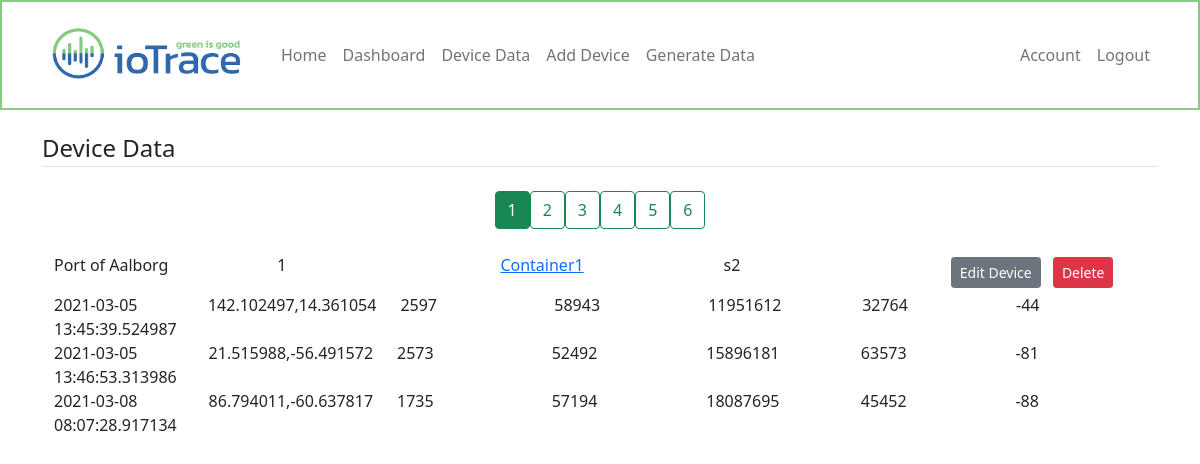
The page /dashboard/device/data (signed in) on the database as committed earlier.
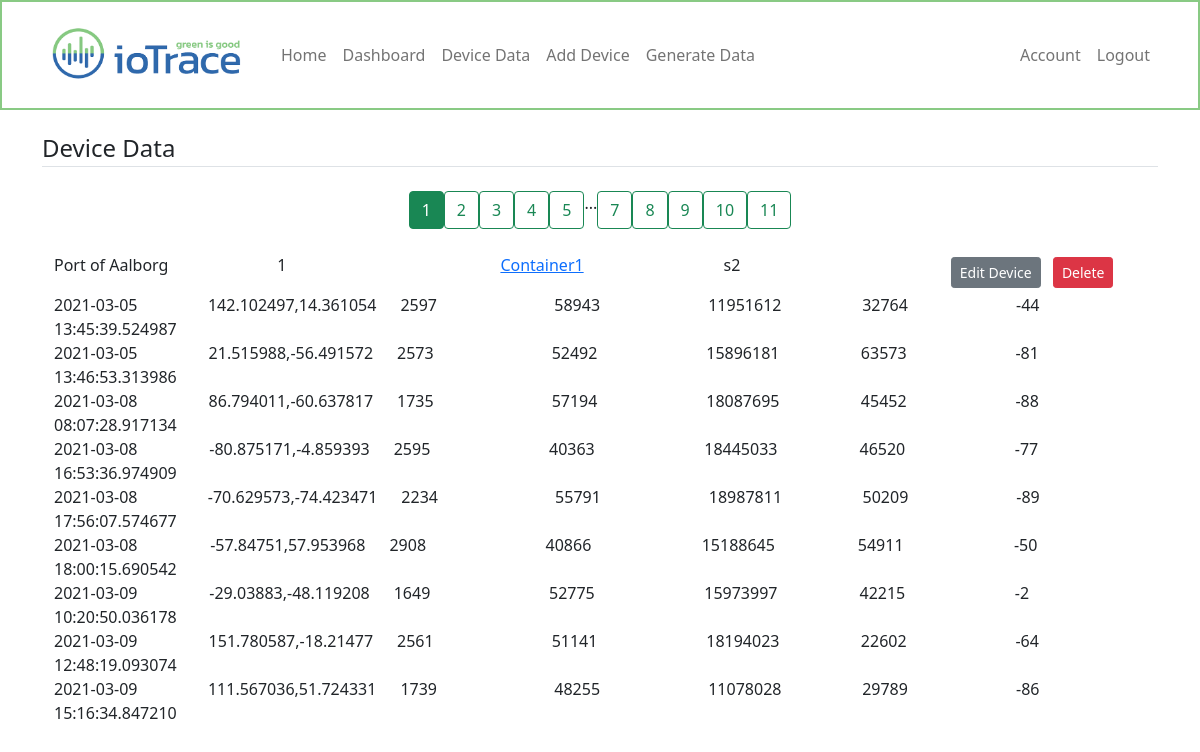
The same page on the database as committed later.
### webapp/models.py (models this page shows, shortened)
class Device(db.Model):
    id = db.Column(db.Integer, primary_key=True)
    devicename = db.Column(db.String(100), nullable=False)
    devicetype = db.Column(db.String(100), nullable=False)
    user_id = db.Column(db.Integer, db.ForeignKey('user.id'), nullable=False)
    datadumps = db.relationship('Dummydata', backref='devicedata', lazy=True)

class User(db.Model, UserMixin):
    id = db.Column(db.Integer, primary_key=True)
    username = db.Column(db.String(20), unique=True, nullable=False)
    email = db.Column(db.String(120), unique=True, nullable=False)
    image_file = db.Column(db.String(20), nullable=False, default='default.jpg')
    password = db.Column(db.String(60), nullable=False)
    devices = db.relationship('Device', backref='owner', lazy=True)

class Dummydata(db.Model):
    id = db.Column(db.Integer, primary_key=True)
    timestamp = db.Column(db.DateTime, nullable=False, default=datetime.utcnow)
    pos = db.Column(db.String(100), nullable=False)
    temp = db.Column(db.Integer, nullable=False)
    humid = db.Column(db.Integer, nullable=False)
    hpa = db.Column(db.Integer, nullable=False)
    volt = db.Column(db.Integer, nullable=False)
    lte_rssi = db.Column(db.Integer, nullable=False)
    device_id = db.Column(db.Integer, db.ForeignKey('device.id'), nullable=False)

### webapp/devices/routes.py (the view)
@devices.route('/dashboard/device/data')
@login_required
def device_data():
    page = request.args.get('page', 1, type=int)
    devices = Device.query.filter_by(user_id=current_user.id).paginate(page=page, per_page=1)
    return render_template('device_data.html', title='Device Data', devices=devices)

### webapp/models.py (called while the page is built)
@login_manager.user_loader
def load_user(user_id):
    return User.query.get(int(user_id))

### webapp/templates/device_data.html (shortened to what this page needs)
{% extends "layout.html" %}
{% set active_page = "dashboard_device" %}
{% block content %}
<legend class="border-bottom mb-4">Device Data</legend>
<div class="d-flex justify-content-center">
    {% for page_num in devices.iter_pages(left_edge=5, right_edge=5, left_current=1, right_current=2) %}
        {% if page_num %}
            {% if devices.page == page_num %}
                <a class="btn btn-success mb-4" href="{{ url_for('devices.device_data', page=page_num) }}">{{ page_num }}</a>
            {% else %}
                <a class="btn btn-outline-success mb-4" href="{{ url_for('devices.device_data', page=page_num) }}">{{ page_num }}</a>
            {% endif %}
        {% else %}
        ...
        {% endif %}
    {% endfor %}
</div>
<div class="container">
    {% for device in devices.items %}
    <div class="row">
        <div class="col">
            {{device.owner.username}}
        </div>
        <div class="col">
            {{device.id}}
        </div>
        <div class="col">
            <p><a href="{{ url_for('devices.device', device_id=device.id) }}">{{device.devicename}}</a></p>
        </div>
        <div class="col">
            {{device.devicetype}}
        </div>
        <div class="col">
            <a class="btn btn-secondary btn-sm m-1" href="{{ url_for('devices.update_device', device_id=device.id) }}">Edit Device</a>
            <button type="button" class="btn btn-danger btn-sm m-1" data-bs-toggle="modal" data-bs-target="#deleteModal">Delete</button>
        </div>
    </div>
    {% for item in device.datadumps %}
    <div class="row">
        <div class="col">
            {{item.timestamp}}
        </div>
        <div class="col">
            {{item.pos}}
        </div>
        <div class="col">
            {{item.temp}}
        </div>
        <div class="col">
            {{item.humid}}
        </div>
        <div class="col">
            {{item.hpa}}
        </div>
        <div class="col">
            {{item.volt}}
        </div>
        <div class="col">
            {{item.lte_rssi}}
        </div>
    </div>
    {% endfor %}
    {% endfor %}
</div>
{% endblock content %}

Rows that differ between the two databases and show on the page:
added Dummydata: timestamp "2021-03-08 16:53:36.974909", pos "-80.875171,-4.859393", temp "2595", humid "40363", hpa "18445033", volt "46520", lte_rssi "-77"
added Dummydata: timestamp "2021-03-08 17:56:07.574677", pos "-70.629573,-74.423471", temp "2234", humid "55791", hpa "18987811", volt "50209", lte_rssi "-89"
added Dummydata: timestamp "2021-03-08 18:00:15.690542", pos "-57.84751,57.953968", temp "2908", humid "40866", hpa "15188645", volt "54911", lte_rssi "-50"
added Dummydata: timestamp "2021-03-09 10:20:50.036178", pos "-29.03883,-48.119208", temp "1649", humid "52775", hpa "15973997", volt "42215", lte_rssi "-2"
added Dummydata: timestamp "2021-03-09 12:48:19.093074", pos "151.780587,-18.21477", temp "2561", humid "51141", hpa "18194023", volt "22602", lte_rssi "-64"
added Dummydata: timestamp "2021-03-09 15:16:34.847210", pos "111.567036,51.724331", temp "1739", humid "48255", hpa "11078028", volt "29789", lte_rssi "-86"
Other text that changed with them:
new list line: "7"
new list line: "8"
new list line: "9"
new list line: "10"
new list line: "11"
list line gone: "6"
